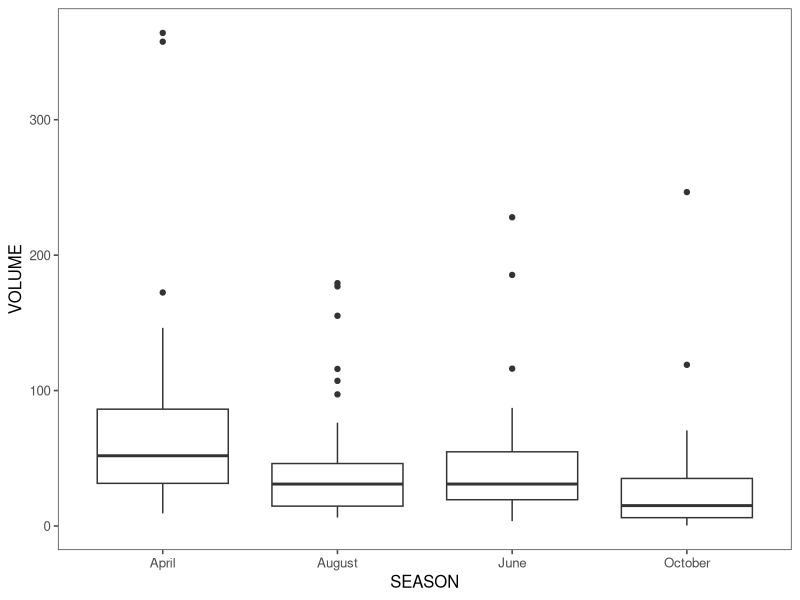
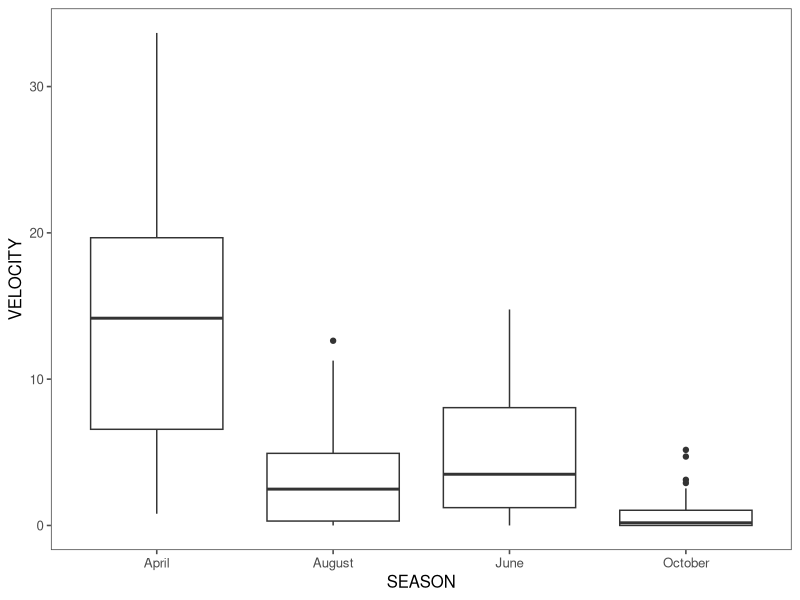
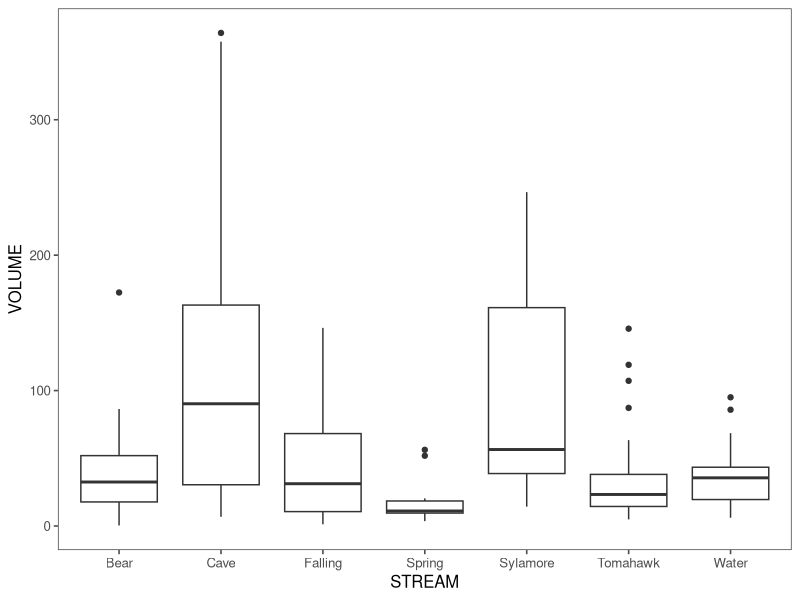
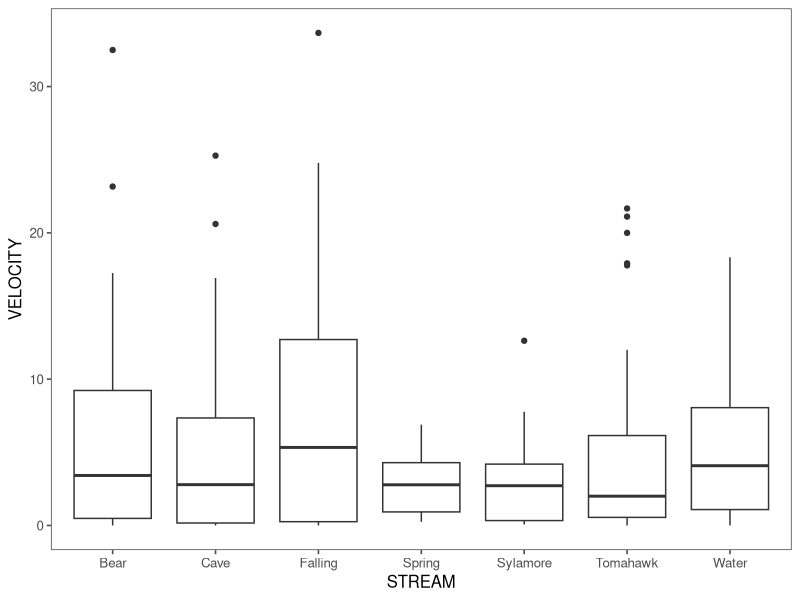
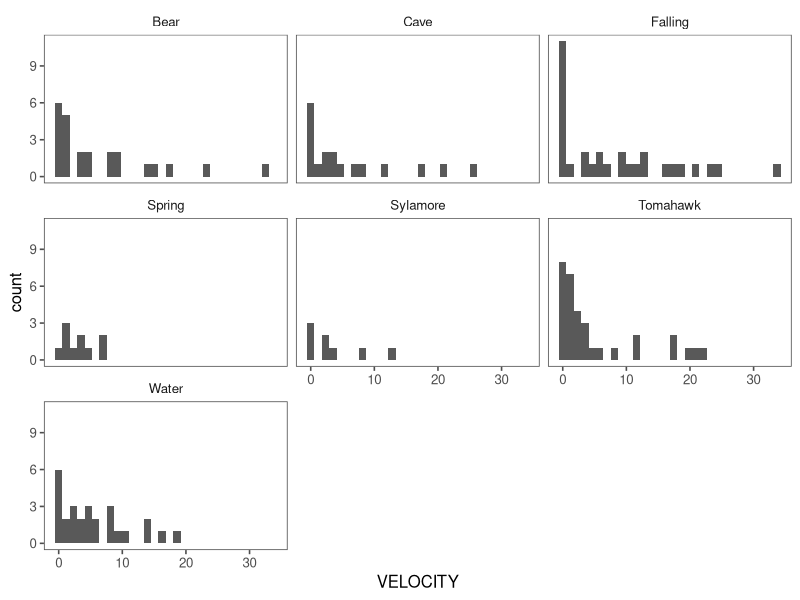
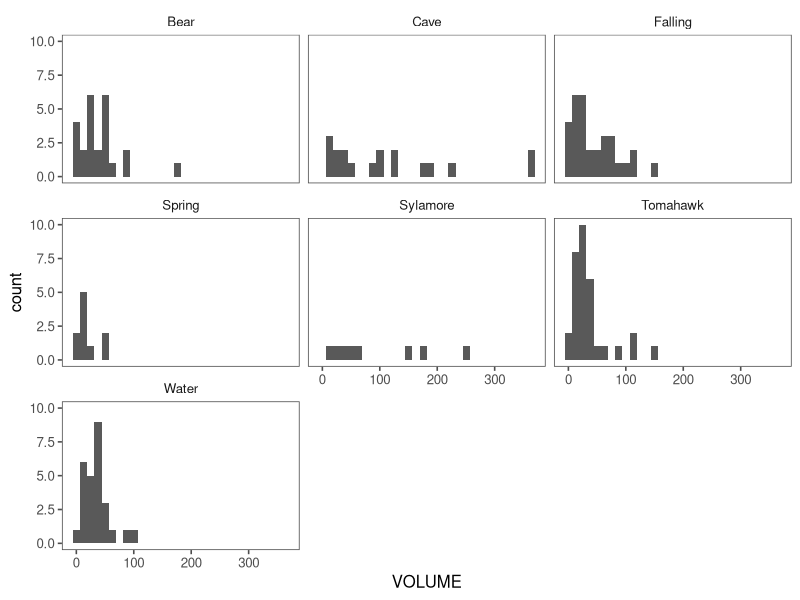
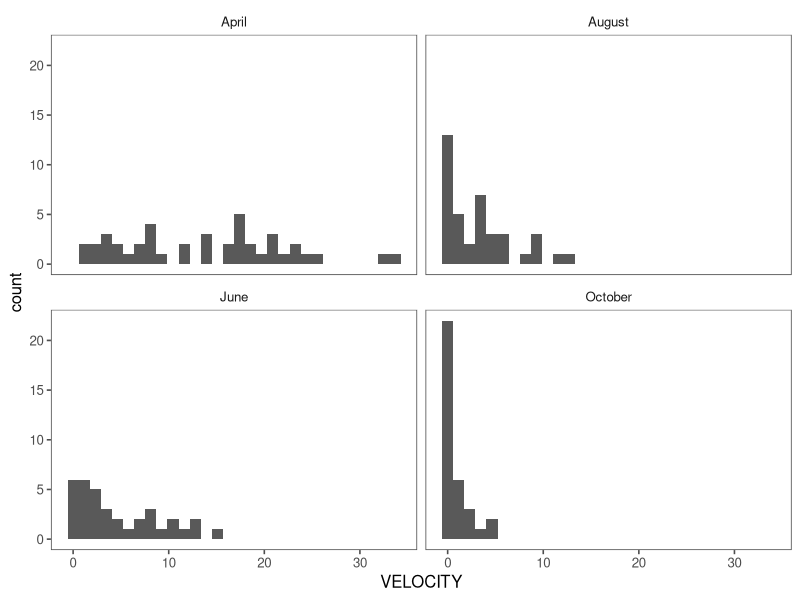
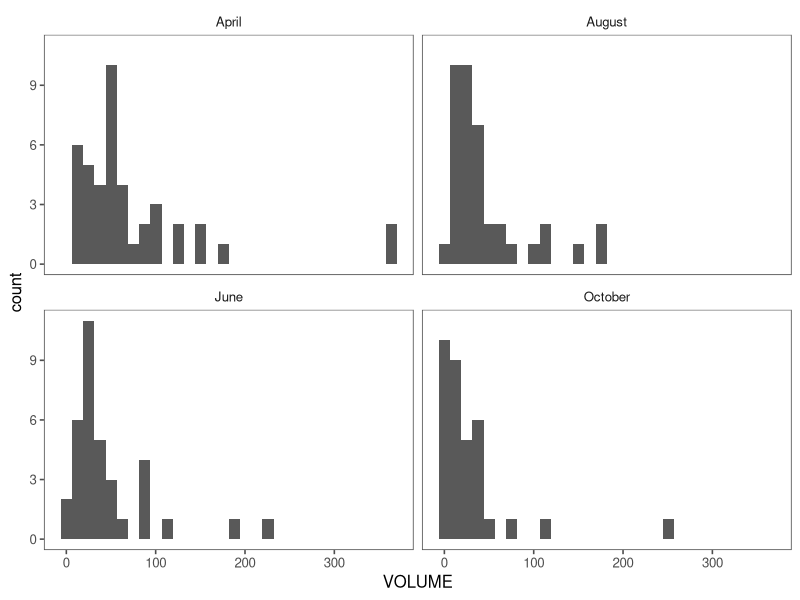

Here is the R script that generated these plots, in order:
# Biometry 2016 
# Lab 12
# MANOVA

library(ggplot2) # graphing
library(ggthemes) # theme_few
library(ggfortify) # autoplot

# responses <- cbind(object$response1, object$response2)
# manova(responses ~ object$covariate)

# Use the data in "fish_density.csv"  

dat <- read.csv("fish_density.csv")

head(dat)
str(dat)
summary(dat)

# The file contains some data from a recent study.  
# We are interested in whether habitat differs among seasons and streams in Ozark streams.  
# We collected habitat data three streams each in Boston Mountains and Ozark Highlands ecoregions.  
# I come to you as my statistician with my data file for 2002 and ask you whether there are differences in stream habitat volume (VOLUME) and current velocity (VELOCITY) among seasons (SEASON or SEASNUM) and streams (STREAM or STREAMNUM) in the Boston Mountain ecoregion (select STREAMNUM<=3). 


# What are the assumptions for this type of test and how can you check for them?  
# Normality

ggplot()+geom_boxplot(data=dat, aes(x=SEASON, y=VOLUME))+theme_few()

ggplot()+geom_boxplot(data=dat, aes(x=SEASON, y=VELOCITY))+theme_few()

ggplot()+geom_boxplot(data=dat, aes(x=STREAM, y=VOLUME))+theme_few()

ggplot()+geom_boxplot(data=dat, aes(x=STREAM, y=VELOCITY))+theme_few()

ggplot()+geom_histogram(data=dat, aes(x=VELOCITY))+facet_wrap(~STREAM)+theme_few()

ggplot()+geom_histogram(data=dat, aes(x=VOLUME))+facet_wrap(~STREAM)+theme_few()

ggplot()+geom_histogram(data=dat, aes(x=VELOCITY))+facet_wrap(~SEASON)+theme_few()

ggplot()+geom_histogram(data=dat, aes(x=VOLUME))+facet_wrap(~SEASON)+theme_few()

# Homogeneity of Variance & Covariance

ggplot()+geom_boxplot(data=dat, aes(x=SEASON, y=VOLUME))+theme_few()

ggplot()+geom_boxplot(data=dat, aes(x=SEASON, y=VELOCITY))+theme_few()

ggplot()+geom_boxplot(data=dat, aes(x=STREAM, y=VOLUME))+theme_few()

ggplot()+geom_boxplot(data=dat, aes(x=STREAM, y=VELOCITY))+theme_few()


cov(dat[,c("VELOCITY","VOLUME")])

# Outliers
# outliers are a big deal in MANOVAs, check and see if you have any, transform to get rid of them.

ggplot()+geom_boxplot(data=dat, aes(x=SEASON, y=VOLUME))+theme_few()

ggplot()+geom_boxplot(data=dat, aes(x=SEASON, y=VELOCITY))+theme_few()

ggplot()+geom_boxplot(data=dat, aes(x=STREAM, y=VOLUME))+theme_few()

ggplot()+geom_boxplot(data=dat, aes(x=STREAM, y=VELOCITY))+theme_few()

# Independence
# think about the experimental design, look for grouping or avoidance in the data



# Run the MANOVAs and interpret the output.  

# first we bind together the columns (cbind) of our two responses into a new object
responses <- cbind(dat$VOLUME, dat$VELOCITY)

model <- manova(responses ~ dat$STREAM + dat$SEASON)

summary(model)
# If there are differences, what groups are different? 

# We can't run a Tukey's on a manova, so we need to run two ANOVAs, one for each response, and run Tukey's on that instead. 

anova1 <- aov(data=dat, VELOCITY ~ STREAM + SEASON)

anova2 <- aov(data=dat, VOLUME ~ STREAM + SEASON)

TukeyHSD(anova1, which="STREAM")
TukeyHSD(anova1, which="SEASON")

TukeyHSD(anova2, which="STREAM")
TukeyHSD(anova2, which="SEASON")
